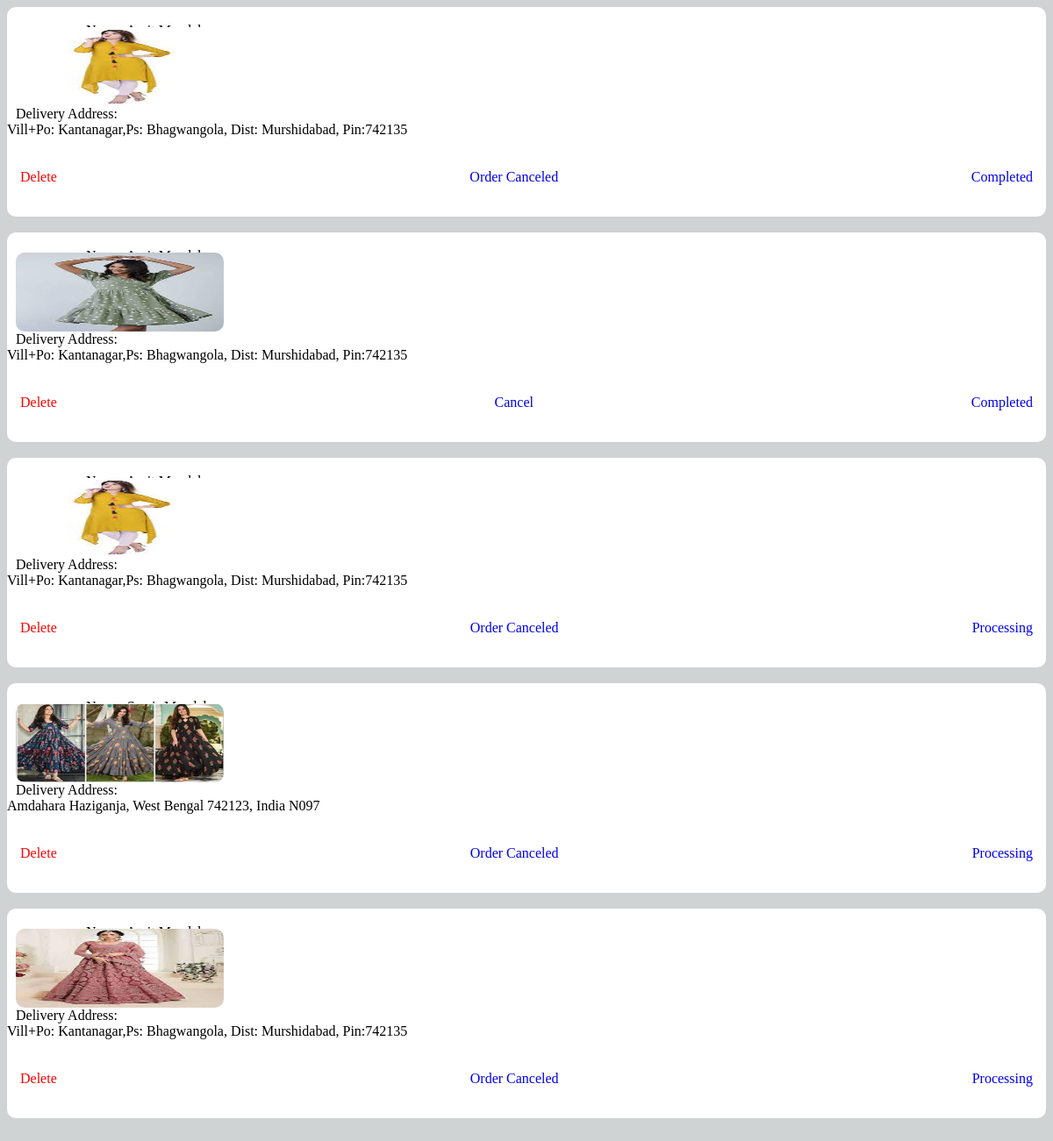
/admin/orderstatus.php, run on the app's committed database.
### tables this page shows
CREATE TABLE `buy` (
  `id` int(100) NOT NULL,
  `uname` varchar(50) NOT NULL,
  `uphone` varchar(50) NOT NULL,
  `uemail` varchar(50) NOT NULL,
  `uaddress` varchar(100) NOT NULL,
  `pname` varchar(50) NOT NULL,
  `pprice` varchar(50) NOT NULL,
  `pimage` varchar(100) NOT NULL,
  `uimage` varchar(100) NOT NULL,
  `orderid` varchar(50) NOT NULL,
  `od` varchar(30) NOT NULL,
  `status` varchar(30) NOT NULL,
  `size` varchar(20) NOT NULL,
  `cancel` varchar(30) NOT NULL
);

### admin/orderstatus.php (the view, shortened to what this page needs)
<?php
    include('conn4.php');
    ?>
    <?php
        $select_buy="SELECT * from buy";
        $query2=mysqli_query($conn,$select_buy);
        while($fetch=mysqli_fetch_array($query2)){
            $name=$fetch['uname'];
            $phone=$fetch['uphone'];
            $address=$fetch['uaddress'];
            $orderid=$fetch['orderid'];
            $date=$fetch['od'];
            $status=$fetch['status'];
            $cancle=$fetch['cancel'];
            $pprice=$fetch['pprice'];
            $pimage=$fetch['pimage'];
            $id=$fetch['id'];
            ?>
            <div>
                <div class="style1">
                    <br/>
                    <span class="r1">Name: <?php echo $name ?></span><br>
                    <span class="r1">Phone No: <?php echo $phone ?></span><br>
                    <span class="r1">Order Id: <?php echo $orderid ?></span><br>
                    <span class="r1">Order Date: <?php echo $date ?></span><br>
                    <span class="r1 r3">Product Price: <?php echo $pprice ." /-" ?></span><br>
                    <span><img src="<?php echo "/admin/product_image/". $pimage ?>" alt="not available"></span>
                    <div class="address">
                    <span>Delivery Address:</span><br/>  <?php echo $address ?>
                    </div><br/>
                    <br/>
                    <label>
                        <a href="delete-order.php?id=<?php echo $id?>" class="blue">Delete</a>
                        <a href="#"><?php echo "$cancle" ?></a>
                        <a href="complete.php?id=<?php echo "$id" ?>"><?php echo "$status" ?></a>
                    </label>
                    <br/><br/>
                </div>
        </div><br>
    <?php
        }
?>
<!DOCTYPE html>
<head>
</head>
<body>
</body>
</html>

### admin/orderstatus.php (style rules this page uses)
body { background-color: #D0D3D4; }
.style1 { border-radius: 10px; background-color: white; }
a { text-decoration: none; }
span { margin-left: 10px; }
img { width: 20%; height: 90px; border-radius: 10px; margin-top: -85px; }
.r1 { margin-left: 90px; }
.r3 { color: red; }
label { color: #1BFF00; margin-left: 15px; margin-right: 15px; overflow: auto; display: flex; justify-content: space-between; }
.blue { color: red; }

### data on the page
buy: pimage (picture), uaddress "Vill+Po: Kantanagar,Ps: Bhagwangola, Dist: Murshidabad, Pin:742135", cancel "Order Canceled", status "Completed"
buy: pimage (picture), uaddress "Vill+Po: Kantanagar,Ps: Bhagwangola, Dist: Murshidabad, Pin:742135", cancel "Cancel", status "Completed"
buy: pimage (picture), uaddress "Vill+Po: Kantanagar,Ps: Bhagwangola, Dist: Murshidabad, Pin:742135", cancel "Order Canceled", status "Processing"
buy: pimage (picture), uaddress "Amdahara Haziganja, West Bengal 742123, India N097", cancel "Order Canceled", status "Processing"
buy: pimage (picture), uaddress "Vill+Po: Kantanagar,Ps: Bhagwangola, Dist: Murshidabad, Pin:742135", cancel "Order Canceled", status "Processing"
